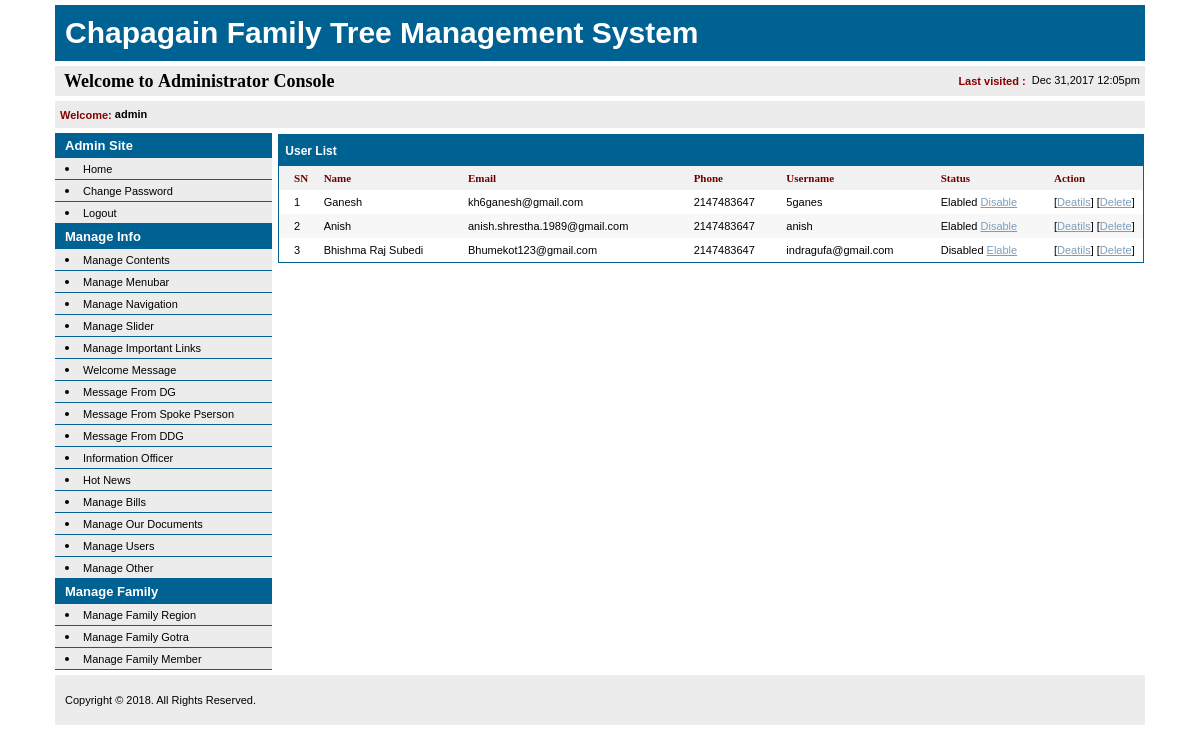
The app's page /admin/manageuser.php (signed in) with its own data.
### tables this page shows
CREATE TABLE IF NOT EXISTS `usergroups` (
  `id` int(11) NOT NULL AUTO_INCREMENT,
  `name` varchar(200) NOT NULL,
  `username` varchar(100) NOT NULL,
  `password` varchar(100) NOT NULL,
  `email` varchar(100) NOT NULL,
  `address` varchar(200) NOT NULL,
  `phone` int(20) NOT NULL,
  `publish` varchar(3) NOT NULL,
  `weight` int(10) NOT NULL,
  `onDate` date NOT NULL,
  PRIMARY KEY (`id`)
);

### data/conn.php (called while the page is built, shortened)
<?php
	class Dbconn{
		function Dbconn(){
			$this->host = "localhost";
			$this->uname = "root";
			$this->psw = "";
			$this->dbname = "chapagain";
			$this->links = mysql_connect($this->host,$this->uname,$this->psw) or die("Sorry, couldnot connect to MySQL Server");
		}
		function fetchArray($result)
		{
			return mysql_fetch_array($result);
		}
	}
?>

### admin/init.php (called while the page is built, shortened)
<?php
require_once("../data/conn.php");
$conn 					= new Dbconn();
?>

### admin/paging.php (called while the page is built, shortened)
<?php
if(!isset($_GET['page'])){
 $page = 1;
}
else {
 $page = $_GET['page'];
}
class Pager
{
 function findStart($page, $limit)
 {
  if ((!isset($page)) || ($page == "1"))
  {
   $start = 0;
  }
  else
  {
   $start = ($page-1) * $limit;
  }
  return $start;
 }
}
$p = new Pager();
$p->pagename = $pagename;
$p->pageTitle = $pageTitle;
$start = $p -> findStart($page, $limit);
$sql.=" LIMIT ".$start.", ".$limit;
$result = mysql_query($sql);
?>

### admin/manageuser.php (the view, shortened to what this page needs)
<?php
require 'init.php';
?>
<!DOCTYPE html PUBLIC "-//W3C//DTD XHTML 1.0 Transitional//EN" "http://www.w3.org/TR/xhtml1/DTD/xhtml1-transitional.dtd">
<html>
<head>
<link href="../css/admin.css" rel="stylesheet" type="text/css"></head>
<body>
<table width="<?php echo ADMIN_PAGE_WIDTH; ?>" border="0" align="center" cellpadding="0"
	cellspacing="5" bgcolor="#FFFFFF">
  <tr>
    <td colspan="2"><?php include("header.php"); ?></td>
  </tr>
  <tr>
    <td width="<?php echo ADMIN_LEFT_WIDTH; ?>" valign="top"><?php include("leftnav.php"); ?></td>
    <td width="<?php echo ADMIN_BODY_WIDTH; ?>" valign="top">
	<table width="100%" border="0" cellspacing="1" cellpadding="0">
        <tr>
          <td class="bgborder"><table width="100%" border="0" cellspacing="1" cellpadding="0">
              <tr>
                <td bgcolor="#FFFFFF"><table width="100%" border="0" cellspacing="0" cellpadding="0">
                    <tr>
                      <td class="heading2">&nbsp;User List</td>
                    </tr>
                    <tr>
                      <td><table width="100%"  border="0" cellpadding="4" cellspacing="0">
                          <tr bgcolor="#F1F1F1" class="tahomabold11">
                            <td width="1">&nbsp;</td>
                            <td><strong>SN</strong></td>
                            <td><strong>Name</strong></td>
                            <td><strong>Email</strong></td>
                            <td><strong>Phone</strong></td>
                            <td><strong>Username</strong></td>
                            <td><strong>Status</strong></td>
                            <td width="85"><strong>Action</strong></td>
                          </tr>
													<?php
													$counter = 0;
													$pagename = "manageuser.php?";
													$sql = "SELECT * FROM usergroups ORDER BY weight ASC";
													include("paging.php");
													while ($row = $conn->fetchArray($result)){?>
                            <tr <?php if($counter%2 != 0) echo 'bgcolor="#F7F7F7"'; else echo 'bgcolor="#FFFFFF"'; ?>>
                              <td valign="top">&nbsp;</td>
                              <td valign="top"><?= ++$counter; ?></td>
                              <td valign="top"><?= $row['name'] ?></td>
                              <td valign="top"><?php echo $row['email']; ?></td>
                              <td valign="top"><?php echo $row['phone']; ?></td>
                              <td valign="top"><?php echo $row['username']; ?></td>
                              <td valign="top">
                                <?php if($row['publish']=='Yes') echo 'Elabled'; else echo 'Disabled'; ?>
                                <a href="manageuser.php?id=<?php echo $row['id']; ?>&changeStatus">
                                  <?php if($row['publish']=='Yes') echo 'Disable'; else echo 'Elable'; ?>
                                </a>
                              </td>
                              <td valign="top">
                              [<a href="manageuser.php?id=<?php echo $row['id']; ?>&view">Deatils</a>]
  														[<a href="#" onClick="javascript: if(confirm('This will permanently delete Feedback details from database. Continue?')){ document.location='manageuser.php?delete=<?php echo $row['id']; ?>'; }">Delete</a>]
  														</td>
                            </tr>
                          <? }?>
                        </table>
												</td>
                    </tr>
                  </table></td>
              </tr>
            </table></td>
        </tr>
      </table>
	  </td>
  </tr>
  <tr>
    <td colspan="2"><?php include("footer.php"); ?></td>
  </tr>
</table>
</body>
</html>

### admin/header.php
<table width="100%"  border="0" cellspacing="0" cellpadding="0">
  <tr>
    <td colspan="2" class="heading"><?php echo PAGE_TITLE; ?></td>
  </tr>
  <tr>
    <td colspan="2" align="center" height="5"></td>
  </tr>
  <tr class="lightbg">
    <td width="211" height="30" class="hdr">&nbsp;&nbsp;Welcome&nbsp;to&nbsp;Administrator&nbsp;Console&nbsp;</td>
    <td height="30" align="right" style="padding-right:5px;"><?php if(isset($_SESSION['sessLastLogin'])){
	  echo '<span class="tab_search_Over">Last visited :&nbsp;&nbsp;</span>';
	  $arrDate = explode(' ',$_SESSION['sessLastLogin']);
	  $arrDate1 = explode('-',$arrDate[0]);
	  $arrDate2 = explode(':',$arrDate[1]);
	  echo date("M j,Y g:ia",mktime($arrDate2[0],$arrDate2[1],$arrDate2[2],$arrDate1[1],$arrDate1[2],$arrDate1[0]));
	  }
  ?>
    </td>
  </tr>
  <tr>
    <td colspan="2" align="center" height="5"></td>
  </tr>
  <tr>
    <td colspan="2" align="center" valign="top" class="lightbg"><table width="100%"  border="0" align="right" cellpadding="5" cellspacing="0">
        <tr>
          <td width="31%"><div align="left">
              <?php if(isset($_SESSION['sessUsername'])){ echo '<span class="tab_search_Over">Welcome: </span><strong>'.$_SESSION['sessUsername']; } ?>
              </strong></div></td>
          <td width="69%" align="right" style="color:#FF0000;">&nbsp;
            <?php if(isset($_GET['msg'])){ ?>
            <span class="succ_msg">&nbsp;&nbsp;<?php echo $_GET['msg']; ?>&nbsp;</span>
            <?php } ?></td>
        </tr>
      </table></td>
  </tr>
</table>

### admin/leftnav.php
<ul class="menu">
	<li>
  		<p>Admin Site</p>
  		<ul>
    		<li><a href="index.php">Home</a></li>
      		<li><a href="changepswd.php">Change Password</a></li>
      		<li><a href="logout.php">Logout</a></li>
    	</ul>
  	</li>
  	<li>
  		<p>Manage Info</p>
    	<ul>
            <li><a href="cms.php">Manage Contents</a></li>
            <li><a href="cms.php?groupType=Header">Manage Menubar</a></li>
            <li><a href="cms.php?groupType=Navigation">Manage Navigation</a></li>
            <li><a href="cms.php?id=723&parentId=0&groupType=Other">Manage Slider</a></li>
            <li><a href="cms.php?groupType=Important_Links">Manage Important Links</a></li>
            <li><a href="cms.php?id=176&parentId=0&groupType=Other">Welcome Message</a></li>
            <li><a href="cms.php?id=274&parentId=0&groupType=Other">Message From DG</a></li>
            <li>
              <a href="cms.php?id=<?php echo MSG_FROM_SPOKEPERSON;?>&parentId=0&groupType=Other">Message From Spoke Pserson</a>
            </li>
            <li>
              <a href="cms.php?id=<?php echo MSG_FROM_DDG;?>&parentId=0&groupType=Other">Message From DDG</a>
            </li>
            <li><a href="cms.php?id=362&parentId=0&groupType=Other">Information Officer</a></li>
            <li><a href="cms.php?id=581&parentId=0&groupType=Other">Hot News</a></li>
            <li><a href="bills.php">Manage Bills</a></li>
            <li><a href="cms.php?groupType=Our_Documents">Manage Our Documents</a></li>
            <li><a href="manageuser.php">Manage Users</a></li>
            <li><a href="cms.php?groupType=Other">Manage Other</a></li>
    	</ul>
  	</li>
    <li>
      <p>Manage Family</p>
      <ul>
            <li><a href="region.php">Manage Family Region</a></li>
            <li><a href="gotra.php">Manage Family Gotra</a></li>
            <li><a href="family.php">Manage Family Member</a></li>
      </ul>
    </li>
</ul>

### admin/footer.php
<table width="100%"  border="0" align="center" cellpadding="0" cellspacing="0">
  <tr>
    <td height="50" class="lightbg footer">Copyright &copy; <?php echo date('Y'); ?>. All Rights Reserved.</td>
  </tr>
</table>

### css/admin.css (style rules this page uses)
html, body { margin: 0; padding: 0; cursor: default; font-family: Tahoma, Arial, Verdana, Helvetica, sans-serif; font-size:11px; color:#000000; line-height:16px; }
.heading { font-size:30px; padding:20px 10px; color:#FFF; background:#006193; font-weight:bold; }
.lightbg { background:#ececec; }
.heading2 { font-size: 12px; font-weight: bold; height:25px; text-align:left; color:#FFFFFF; background-color:#006193; padding:3px; }
.bgborder { background:#006193; }
ul.menu { margin:0; padding:0; }
ul.menu li { margin:0; padding:0; background:#006193; color:#FFF; font:bold 13px Tahoma, Geneva, sans-serif; }
ul.menu li p { padding:5px 10px; margin:0; }
ul.menu li ul { margin:0; padding:0; background:#ececec; }
ul.menu li li { background:#ececec; list-style-position:inside; color:#000; list-style-type:disc; border-bottom:1px solid #006193; padding:3px 10px; }
ul.menu li a { font:normal 11px Tahoma, Geneva, sans-serif; text-decoration:none; color:#000; }
a, a:link, a:active, a:visited { color: #7F9DB9; text-decoration: underline; }
.menu { font-weight: normal; text-decoration: none; }
.tab_search_Over { height:29px; width:103px; cursor:pointer; background-repeat:no-repeat; font-weight: bold; font-size:11px; text-decoration: none; text-align:center; vertical-align:middle; color:#860000; }
.hdr { font-family: Tahoma; font-size: 18px; font-weight: bold; color: #000000; line-height: 20px; }
.tahomabold11 { font-family: Tahoma; font-size: 11px; font-weight: bold; color:#6C0000; text-align:left; padding-left:5px; width:246px; }
.footer { font-family: Arial, Helvetica, sans-serif; font-size: 11px; padding-left:10px; }

### records on screen
usergroups: name "Ganesh", email "kh6ganesh@gmail.com", phone "2147483647", username "5ganes", publish "Elabled"
usergroups: name "Anish", email "anish.shrestha.1989@gmail.com", phone "2147483647", username "anish", publish "Elabled"
usergroups: name "Bhishma Raj Subedi", email "Bhumekot123@gmail.com", phone "2147483647", username "indragufa@gmail.com", publish "Disabled"

### other values on screen
PAGE_TITLE "Chapagain Family Tree Management System"
$_SESSION['sessUsername'] "admin"
